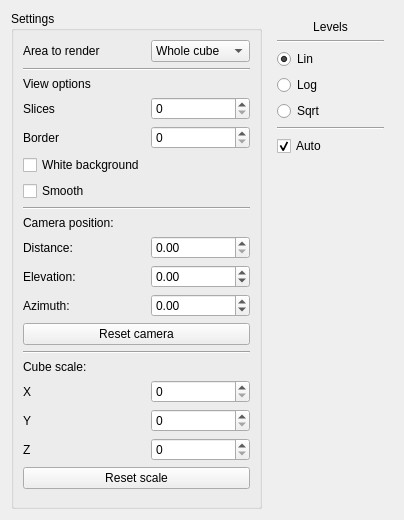
<?xml version="1.0" encoding="UTF-8"?>
<ui version="4.0">
 <class>CubeView</class>
 <widget class="QWidget" name="CubeView">
  <property name="geometry">
   <rect>
    <x>0</x>
    <y>0</y>
    <width>404</width>
    <height>520</height>
   </rect>
  </property>
  <property name="windowTitle">
   <string>3D Cube View</string>
  </property>
  <layout class="QVBoxLayout" name="v_layout" stretch="0">
   <item>
    <layout class="QHBoxLayout" name="h_layout">
     <item>
      <widget class="QGroupBox" name="groupBox">
       <property name="title">
        <string>Settings</string>
       </property>
       <layout class="QGridLayout" name="gridLayout">
        <item row="4" column="1">
         <widget class="QSpinBox" name="sp_borders"/>
        </item>
        <item row="4" column="0">
         <widget class="QLabel" name="label_5">
          <property name="text">
           <string>Border</string>
          </property>
         </widget>
        </item>
        <item row="6" column="0">
         <widget class="QCheckBox" name="chk_smooth">
          <property name="text">
           <string>Smooth</string>
          </property>
         </widget>
        </item>
        <item row="5" column="0">
         <widget class="QCheckBox" name="chk_white_bck">
          <property name="text">
           <string>White background</string>
          </property>
         </widget>
        </item>
        <item row="1" column="0" colspan="2">
         <widget class="Line" name="line_3">
          <property name="orientation">
           <enum>Qt::Horizontal</enum>
          </property>
         </widget>
        </item>
        <item row="0" column="1">
         <widget class="QComboBox" name="cmb_area">
          <item>
           <property name="text">
            <string>Whole cube</string>
           </property>
          </item>
         </widget>
        </item>
        <item row="3" column="1">
         <widget class="QSpinBox" name="sp_slices"/>
        </item>
        <item row="0" column="0">
         <widget class="QLabel" name="label_2">
          <property name="text">
           <string>Area to render</string>
          </property>
         </widget>
        </item>
        <item row="3" column="0">
         <widget class="QLabel" name="label_4">
          <property name="text">
           <string>Slices</string>
          </property>
         </widget>
        </item>
        <item row="2" column="0" colspan="2">
         <widget class="QLabel" name="label_3">
          <property name="text">
           <string>View options</string>
          </property>
         </widget>
        </item>
        <item row="9" column="0">
         <widget class="QLabel" name="label_7">
          <property name="text">
           <string>Distance:</string>
          </property>
         </widget>
        </item>
        <item row="10" column="0">
         <widget class="QLabel" name="label_8">
          <property name="text">
           <string>Elevation:</string>
          </property>
         </widget>
        </item>
        <item row="11" column="0">
         <widget class="QLabel" name="label_9">
          <property name="text">
           <string>Azimuth:</string>
          </property>
         </widget>
        </item>
        <item row="9" column="1">
         <widget class="QDoubleSpinBox" name="sp_cam_distance">
          <property name="maximum">
           <double>100000.000000000000000</double>
          </property>
         </widget>
        </item>
        <item row="7" column="0" colspan="2">
         <widget class="Line" name="line_4">
          <property name="orientation">
           <enum>Qt::Horizontal</enum>
          </property>
         </widget>
        </item>
        <item row="8" column="0">
         <widget class="QLabel" name="label_6">
          <property name="text">
           <string>Camera position:</string>
          </property>
         </widget>
        </item>
        <item row="18" column="0" colspan="2">
         <widget class="QPushButton" name="cmd_reset_scale">
          <property name="text">
           <string>Reset scale</string>
          </property>
         </widget>
        </item>
        <item row="12" column="0" colspan="2">
         <widget class="QPushButton" name="cmd_reset_camera">
          <property name="text">
           <string>Reset camera</string>
          </property>
         </widget>
        </item>
        <item row="10" column="1">
         <widget class="QDoubleSpinBox" name="sp_cam_elevation">
          <property name="minimum">
           <double>-180.000000000000000</double>
          </property>
          <property name="maximum">
           <double>180.000000000000000</double>
          </property>
         </widget>
        </item>
        <item row="11" column="1">
         <widget class="QDoubleSpinBox" name="sp_cam_azimuth">
          <property name="minimum">
           <double>-360.000000000000000</double>
          </property>
          <property name="maximum">
           <double>360.000000000000000</double>
          </property>
         </widget>
        </item>
        <item row="14" column="0">
         <widget class="QLabel" name="label_10">
          <property name="text">
           <string>Cube scale:</string>
          </property>
         </widget>
        </item>
        <item row="13" column="0" colspan="2">
         <widget class="Line" name="line_6">
          <property name="orientation">
           <enum>Qt::Horizontal</enum>
          </property>
         </widget>
        </item>
        <item row="15" column="1">
         <widget class="QSpinBox" name="sp_x_scale">
          <property name="maximum">
           <number>20</number>
          </property>
         </widget>
        </item>
        <item row="17" column="1">
         <widget class="QSpinBox" name="sp_z_scale">
          <property name="maximum">
           <number>20</number>
          </property>
         </widget>
        </item>
        <item row="17" column="0">
         <widget class="QLabel" name="z_label">
          <property name="text">
           <string>Z</string>
          </property>
         </widget>
        </item>
        <item row="16" column="0">
         <widget class="QLabel" name="y_label">
          <property name="text">
           <string>Y</string>
          </property>
         </widget>
        </item>
        <item row="15" column="0">
         <widget class="QLabel" name="x_label">
          <property name="text">
           <string>X</string>
          </property>
         </widget>
        </item>
        <item row="16" column="1">
         <widget class="QSpinBox" name="sp_y_scale">
          <property name="maximum">
           <number>20</number>
          </property>
         </widget>
        </item>
        <item row="19" column="0">
         <spacer name="verticalSpacer">
          <property name="orientation">
           <enum>Qt::Vertical</enum>
          </property>
          <property name="sizeHint" stdset="0">
           <size>
            <width>20</width>
            <height>40</height>
           </size>
          </property>
         </spacer>
        </item>
       </layout>
      </widget>
     </item>
     <item>
      <widget class="QFrame" name="fr_hist">
       <property name="minimumSize">
        <size>
         <width>125</width>
         <height>0</height>
        </size>
       </property>
       <property name="maximumSize">
        <size>
         <width>125</width>
         <height>16777215</height>
        </size>
       </property>
       <layout class="QVBoxLayout" name="hist_layout" stretch="0,0,0,0,0,0,0,1">
        <item>
         <widget class="QLabel" name="label">
          <property name="text">
           <string>Levels</string>
          </property>
          <property name="alignment">
           <set>Qt::AlignCenter</set>
          </property>
         </widget>
        </item>
        <item>
         <widget class="Line" name="line_2">
          <property name="orientation">
           <enum>Qt::Horizontal</enum>
          </property>
         </widget>
        </item>
        <item>
         <widget class="QRadioButton" name="rb_lin_levels">
          <property name="text">
           <string>Lin</string>
          </property>
          <property name="checked">
           <bool>true</bool>
          </property>
          <attribute name="buttonGroup">
           <string notr="true">bg_lev_mode</string>
          </attribute>
         </widget>
        </item>
        <item>
         <widget class="QRadioButton" name="rb_log_levels">
          <property name="text">
           <string>Log</string>
          </property>
          <attribute name="buttonGroup">
           <string notr="true">bg_lev_mode</string>
          </attribute>
         </widget>
        </item>
        <item>
         <widget class="QRadioButton" name="rb_sqrt_levels">
          <property name="text">
           <string>Sqrt</string>
          </property>
          <attribute name="buttonGroup">
           <string notr="true">bg_lev_mode</string>
          </attribute>
         </widget>
        </item>
        <item>
         <widget class="Line" name="line">
          <property name="orientation">
           <enum>Qt::Horizontal</enum>
          </property>
         </widget>
        </item>
        <item>
         <widget class="QCheckBox" name="chk_auto_levels">
          <property name="text">
           <string>Auto</string>
          </property>
          <property name="checked">
           <bool>true</bool>
          </property>
         </widget>
        </item>
        <item>
         <widget class="HistogramLUTWidget" name="hist" native="true"/>
        </item>
       </layout>
      </widget>
     </item>
    </layout>
   </item>
  </layout>
 </widget>
 <customwidgets>
  <customwidget>
   <class>HistogramLUTWidget</class>
   <extends>QWidget</extends>
   <header>pyqtgraph</header>
   <container>1</container>
  </customwidget>
 </customwidgets>
 <resources/>
 <connections/>
 <buttongroups>
  <buttongroup name="bg_lev_mode"/>
 </buttongroups>
</ui>
